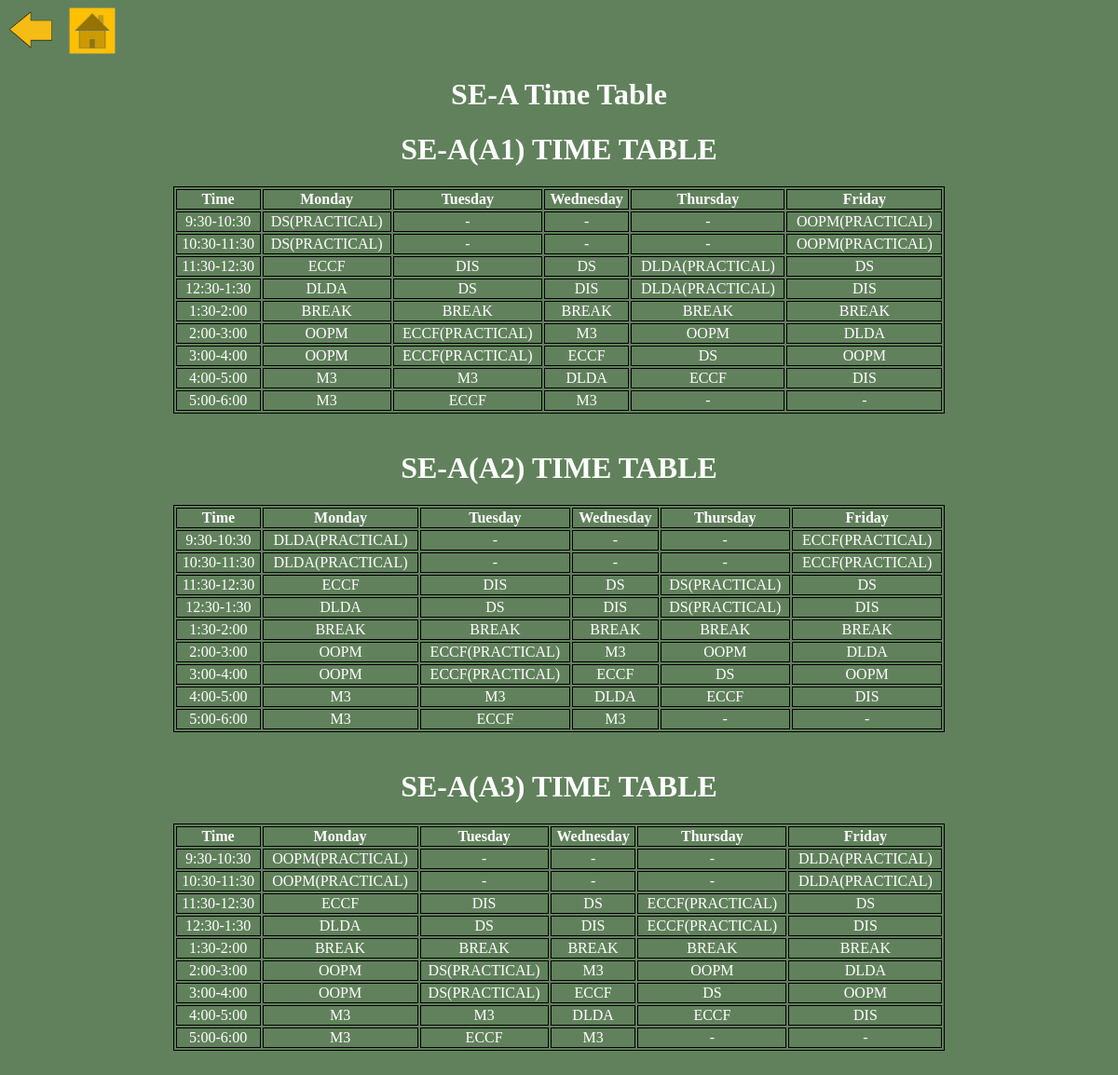
The page /displaysa.php on the database its author committed.
### tables this page shows
CREATE TABLE IF NOT EXISTS `ttsea1` (
  `timing` varchar(255) NOT NULL,
  `monday` varchar(255) DEFAULT NULL,
  `tuesday` varchar(255) DEFAULT NULL,
  `wednesday` varchar(255) DEFAULT NULL,
  `thursday` varchar(255) DEFAULT NULL,
  `friday` varchar(255) DEFAULT NULL
);

CREATE TABLE IF NOT EXISTS `ttsea2` (
  `timing` varchar(255) NOT NULL,
  `monday` varchar(255) DEFAULT NULL,
  `tuesday` varchar(255) DEFAULT NULL,
  `wednesday` varchar(255) DEFAULT NULL,
  `thursday` varchar(255) DEFAULT NULL,
  `friday` varchar(255) DEFAULT NULL
);

CREATE TABLE IF NOT EXISTS `ttsea3` (
  `timing` varchar(255) NOT NULL,
  `monday` varchar(255) DEFAULT NULL,
  `tuesday` varchar(255) DEFAULT NULL,
  `wednesday` varchar(255) DEFAULT NULL,
  `thursday` varchar(255) DEFAULT NULL,
  `friday` varchar(255) DEFAULT NULL
);

### displaysa1.php (the view, shortened to what this page needs)
<!DOCTYPE html PUBLIC "-//W3C//DTD XHTML 1.0 Transitional//EN" "http://www.w3.org/TR/xhtml1/DTD/xhtml1-transitional.dtd">
<html xmlns="http://www.w3.org/1999/xhtml">
<head>
</head>
<body>
<h1 align="center">SE-A(A1) TIME TABLE</h1>
<?php
require("ttcon.php");
$res = mysqli_query($con,"select * from ttsea1");
echo "<table>
<tr>
<th>Time</th>
<th>Monday</th>
<th>Tuesday</th>
<th>Wednesday</th>
<th>Thursday</th>
<th>Friday</th>
</tr>";
while($row = mysqli_fetch_array($res)){
echo "<tr>";
echo "<td>".$row['timing']."</td>";
echo "<td>".$row['monday']."</td>";
echo "<td>".$row['tuesday']."</td>";
echo "<td>".$row['wednesday']."</td>";
echo "<td>".$row['thursday']."</td>";
echo "<td>".$row['friday']."</td>";
echo "</tr>";
}
echo "</table>";
?>
</body>
</html>

### displaysa2.php (shortened to what this page needs)
<!DOCTYPE html PUBLIC "-//W3C//DTD XHTML 1.0 Transitional//EN" "http://www.w3.org/TR/xhtml1/DTD/xhtml1-transitional.dtd">
<html xmlns="http://www.w3.org/1999/xhtml">
<head>
</head>
<body>
<h1 align="center">SE-A(A2) TIME TABLE</h1>
<?php
require("ttcon.php");
$res = mysqli_query($con,"select * from ttsea2");
echo "<table>
<tr>
<th>Time</th>
<th>Monday</th>
<th>Tuesday</th>
<th>Wednesday</th>
<th>Thursday</th>
<th>Friday</th>
</tr>";
while($row = mysqli_fetch_array($res)){
echo "<tr>";
echo "<td>".$row['timing']."</td>";
echo "<td>".$row['monday']."</td>";
echo "<td>".$row['tuesday']."</td>";
echo "<td>".$row['wednesday']."</td>";
echo "<td>".$row['thursday']."</td>";
echo "<td>".$row['friday']."</td>";
echo "</tr>";
}
echo "</table>";
?>
</body>
</html>

### displaysa3.php (shortened to what this page needs)
<!DOCTYPE html PUBLIC "-//W3C//DTD XHTML 1.0 Transitional//EN" "http://www.w3.org/TR/xhtml1/DTD/xhtml1-transitional.dtd">
<html xmlns="http://www.w3.org/1999/xhtml">
<head>
</head>
<body>
<h1 align="center">SE-A(A3) TIME TABLE</h1>
<?php
require("ttcon.php");
$res = mysqli_query($con,"select * from ttsea3");
echo "<table>
<tr>
<th>Time</th>
<th>Monday</th>
<th>Tuesday</th>
<th>Wednesday</th>
<th>Thursday</th>
<th>Friday</th>
</tr>";
while($row = mysqli_fetch_array($res)){
echo "<tr>";
echo "<td>".$row['timing']."</td>";
echo "<td>".$row['monday']."</td>";
echo "<td>".$row['tuesday']."</td>";
echo "<td>".$row['wednesday']."</td>";
echo "<td>".$row['thursday']."</td>";
echo "<td>".$row['friday']."</td>";
echo "</tr>";
}
echo "</table>";
?>
</body>
</html>

### displaysa1.php (style rules this page uses)
table { margin-left:auto; margin-right:auto; border: 1px solid black; width:70%; }
td ,th { border: 1px solid black; text-align:center; }

### displaysa2.php (style rules this page uses)
table { margin-left:auto; margin-right:auto; border: 1px solid black; width:70%; }
td ,th { border: 1px solid black; text-align:center; }

### displaysa3.php (style rules this page uses)
table { margin-left:auto; margin-right:auto; border: 1px solid black; width:70%; }
td ,th { border: 1px solid black; text-align:center; }

### rows shown on the page
ttsea1: timing "9:30-10:30", monday "DS(PRACTICAL)", tuesday "-", wednesday "-", thursday "-", friday "OOPM(PRACTICAL)"
ttsea1: timing "10:30-11:30", monday "DS(PRACTICAL)", tuesday "-", wednesday "-", thursday "-", friday "OOPM(PRACTICAL)"
ttsea1: timing "11:30-12:30", monday "ECCF", tuesday "DIS", wednesday "DS", thursday "DLDA(PRACTICAL)", friday "DS"
ttsea1: timing "12:30-1:30", monday "DLDA", tuesday "DS", wednesday "DIS", thursday "DLDA(PRACTICAL)", friday "DIS"
ttsea1: timing "1:30-2:00", monday "BREAK", tuesday "BREAK", wednesday "BREAK", thursday "BREAK", friday "BREAK"
ttsea1: timing "2:00-3:00", monday "OOPM", tuesday "ECCF(PRACTICAL)", wednesday "M3", thursday "OOPM", friday "DLDA"
ttsea1: timing "3:00-4:00", monday "OOPM", tuesday "ECCF(PRACTICAL)", wednesday "ECCF", thursday "DS", friday "OOPM"
ttsea1: timing "4:00-5:00", monday "M3", tuesday "M3", wednesday "DLDA", thursday "ECCF", friday "DIS"
ttsea1: timing "5:00-6:00", monday "M3", tuesday "ECCF", wednesday "M3", thursday "-", friday "-"
ttsea2: timing "9:30-10:30", monday "DLDA(PRACTICAL)", tuesday "-", wednesday "-", thursday "-", friday "ECCF(PRACTICAL)"
ttsea2: timing "10:30-11:30", monday "DLDA(PRACTICAL)", tuesday "-", wednesday "-", thursday "-", friday "ECCF(PRACTICAL)"
ttsea2: timing "11:30-12:30", monday "ECCF", tuesday "DIS", wednesday "DS", thursday "DS(PRACTICAL)", friday "DS"
ttsea2: timing "12:30-1:30", monday "DLDA", tuesday "DS", wednesday "DIS", thursday "DS(PRACTICAL)", friday "DIS"
ttsea2: timing "1:30-2:00", monday "BREAK", tuesday "BREAK", wednesday "BREAK", thursday "BREAK", friday "BREAK"
ttsea2: timing "2:00-3:00", monday "OOPM", tuesday "ECCF(PRACTICAL)", wednesday "M3", thursday "OOPM", friday "DLDA"
ttsea2: timing "3:00-4:00", monday "OOPM", tuesday "ECCF(PRACTICAL)", wednesday "ECCF", thursday "DS", friday "OOPM"
ttsea2: timing "4:00-5:00", monday "M3", tuesday "M3", wednesday "DLDA", thursday "ECCF", friday "DIS"
ttsea2: timing "5:00-6:00", monday "M3", tuesday "ECCF", wednesday "M3", thursday "-", friday "-"
ttsea3: timing "9:30-10:30", monday "OOPM(PRACTICAL)", tuesday "-", wednesday "-", thursday "-", friday "DLDA(PRACTICAL)"
ttsea3: timing "10:30-11:30", monday "OOPM(PRACTICAL)", tuesday "-", wednesday "-", thursday "-", friday "DLDA(PRACTICAL)"
ttsea3: timing "11:30-12:30", monday "ECCF", tuesday "DIS", wednesday "DS", thursday "ECCF(PRACTICAL)", friday "DS"
ttsea3: timing "12:30-1:30", monday "DLDA", tuesday "DS", wednesday "DIS", thursday "ECCF(PRACTICAL)", friday "DIS"
ttsea3: timing "1:30-2:00", monday "BREAK", tuesday "BREAK", wednesday "BREAK", thursday "BREAK", friday "BREAK"
ttsea3: timing "2:00-3:00", monday "OOPM", tuesday "DS(PRACTICAL)", wednesday "M3", thursday "OOPM", friday "DLDA"
ttsea3: timing "3:00-4:00", monday "OOPM", tuesday "DS(PRACTICAL)", wednesday "ECCF", thursday "DS", friday "OOPM"
ttsea3: timing "4:00-5:00", monday "M3", tuesday "M3", wednesday "DLDA", thursday "ECCF", friday "DIS"
ttsea3: timing "5:00-6:00", monday "M3", tuesday "ECCF", wednesday "M3", thursday "-", friday "-"
